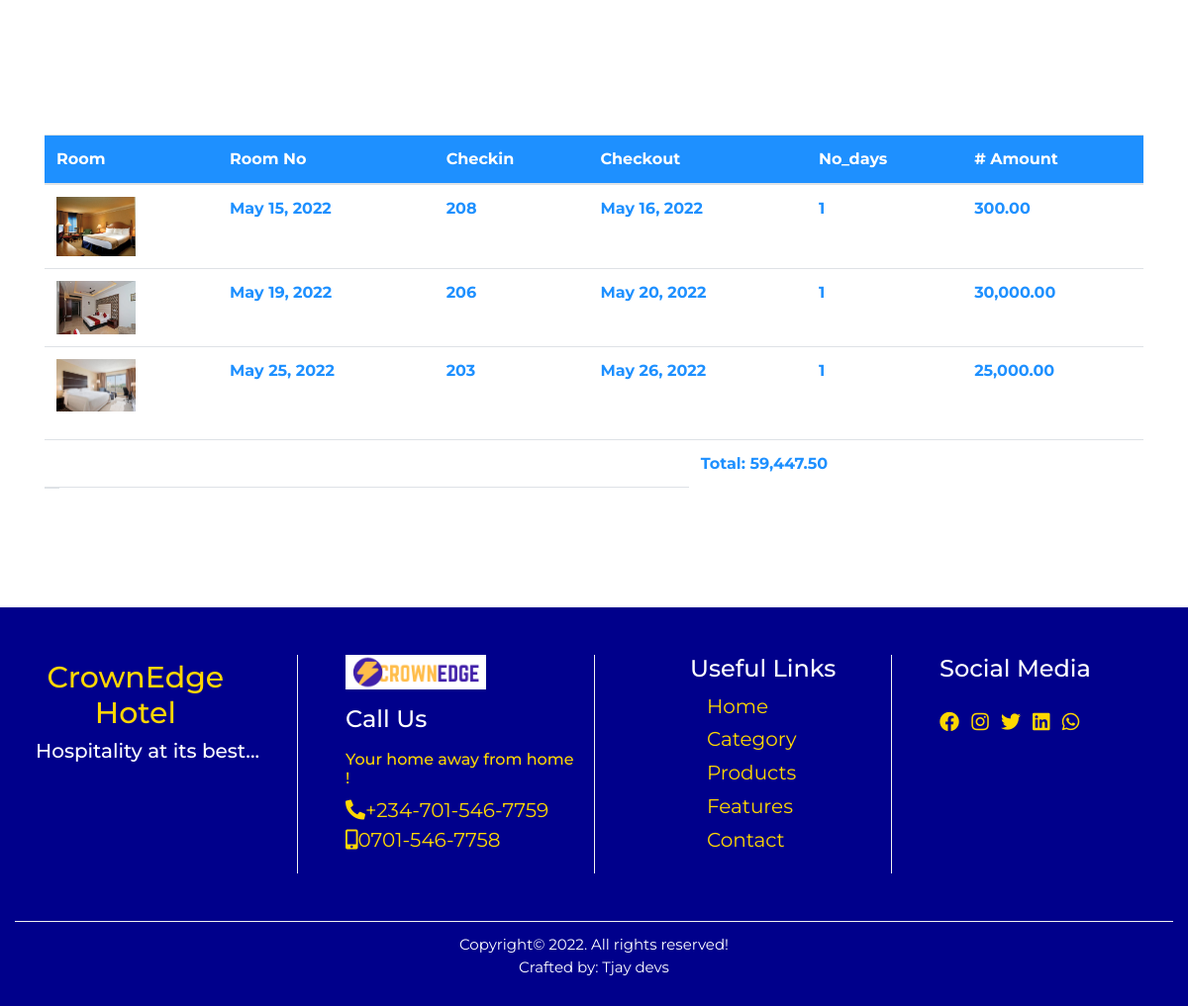
The page /callback/ (signed in, lower part) on the database as committed earlier.
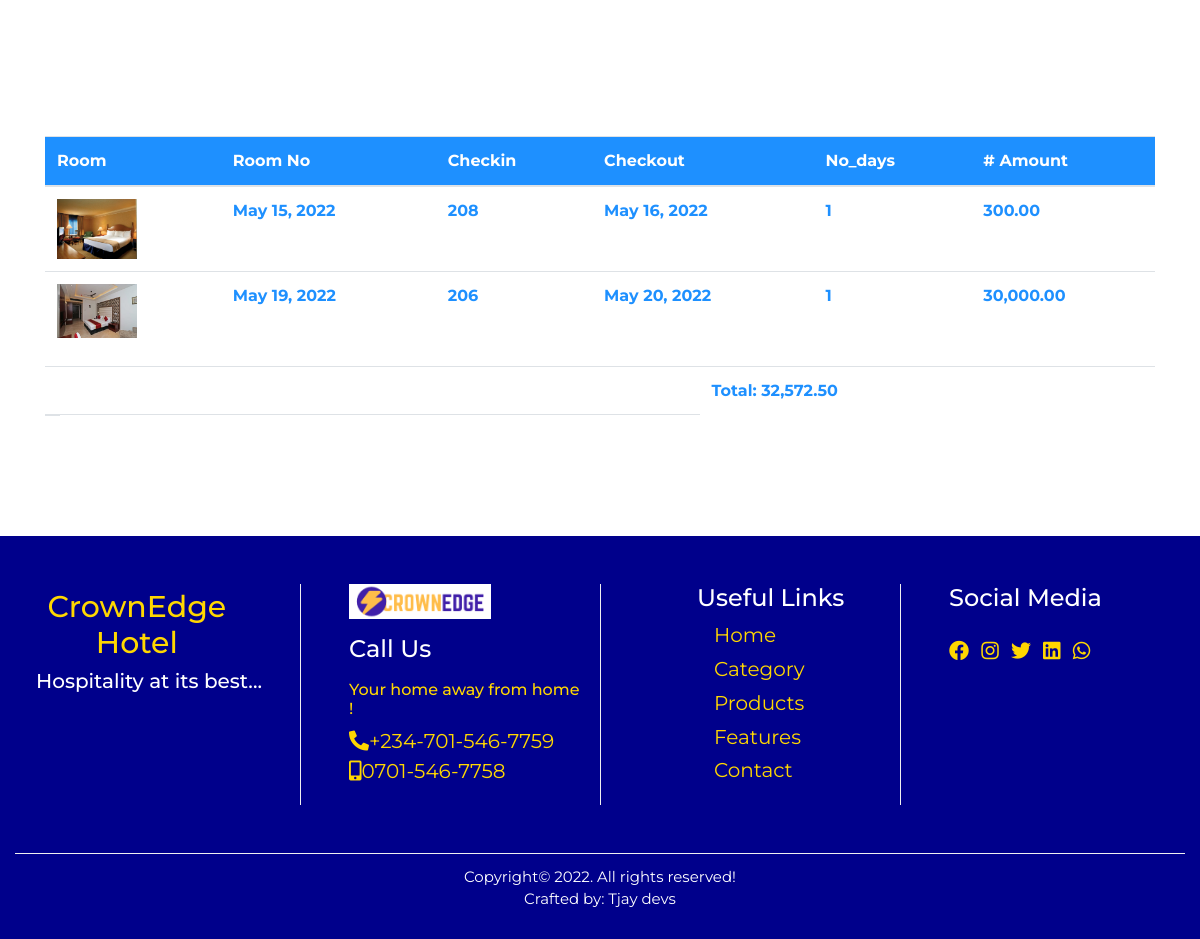
The same page on the database as committed later.
### booking/models.py (models this page shows, shortened)
class Booking(models.Model):
    user = models.ForeignKey(User,on_delete=models.CASCADE)
    room = models.ForeignKey(Room,on_delete=models.CASCADE)
    booking_code = models.CharField(max_length=50)
    checkin = models.DateField()
    checkout = models.DateField()
    no_days = models.IntegerField(blank=True,null=True)
    price = models.IntegerField(default=1)
    amount = models.IntegerField(blank=True,null=True)
    paid = models.BooleanField(default=False)
    available = models.BooleanField(default=True)
    booking_date = models.DateTimeField(auto_now=True)
    del_booking = models.DateTimeField(default=timezone.now)
    future = models.BooleanField(default=False)
    checkout_update = models.DateTimeField(auto_now=True)
    display = models.BooleanField(default=True)

### room/models.py (models this page shows, shortened)
class Room(models.Model):
    category = models.ForeignKey(Category,on_delete= models.CASCADE)
    tag = models.CharField(max_length=50)
    room_no = models.IntegerField()
    slug = models.SlugField(unique=True)
    room_img = models.ImageField(upload_to='room', blank=True, null=True)
    description = models.TextField()
    rate = models.IntegerField()
    amenity = models.CharField(max_length=100)
    standard_suite = models.BooleanField(default=False)
    luxury_suite = models.BooleanField(default=False)
    deluxe_suite = models.BooleanField(default=False)
    royal_suite = models.BooleanField(default=False)
    min_guest = models.IntegerField()
    max_guest = models.IntegerField()
    available = models.BooleanField(default=True)
    created_at = models.DateTimeField(auto_now_add=True)
    updated_at = models.DateTimeField(auto_now=True)
    class Meta:
        db_table = 'room'
        managed = True
        verbose_name = 'Room'
        verbose_name_plural = 'Room'

### home/views.py (the view)
# urls.py: path('callback/', views.callback, name='callback'),
def callback(request):
    profile = Profile.objects.get(user__username=request.user.username)
    total = Payment.objects.get(user__username = request.user.username)
    booking = Booking.objects.filter(user__username = request.user.username,paid=False)
    reserved = Booking.objects.filter(user__username = request.user.username,paid=True)
    for item in booking:
        item.paid = True
        item.available = False
        item.future = True
        item.display = True
        item.save()
        room = Room.objects.get(pk = item.room.id)
        room.available = False
        room.save()
    subtotal = 0
    vat = 0
    total = 0
    for item in reserved:
        subtotal += item.price * item.no_days
    vat = 0.075 * subtotal
    total = subtotal + vat
    context = {
        'profile':profile,
        'total':total,
        'reserved':reserved
    }
    return render(request,'callback.html',context)

### home/context_processor.py (called while the page is built)
def dropdown(request):
    categories = Category.objects.all()
    context = {
        'categories':categories
    }
    return context

def company(request):
    cprofile = CompanyProfile.objects.get(pk=1)
    context = {
        'cprofile':cprofile
    }
    return context

def cartcount(request):
    count = Booking.objects.filter(user__username= request.user.username,paid=False)
    itemcount = 0
    for item in count:
        itemcount += item.no_days
    context = {
        'itemcount':itemcount,
    }
    return context

### home/templatetags/sample_tags.py (called while the page is built)
@register.simple_tag
def intralink(main, link):
    return reverse(main) + '#' + link

### home/templates/callback.html (shortened to what this page needs)
{% extends "base.html" %}
{% load humanize %}
{% block content %}
<section>
    <div class="container">
        <div class="row callback">
          <div class="col-12 col-sm-12 col-md-5 col-lg-4">
            <div class="img-pcard">
            </div>
          </div>
          <div class="col-12 col-sm-12 col-md-5 col-lg-5">
          </div>
          <div class="col-12 col-sm-12 col-md-2 col-lg-3 mt-5">
          </div>
          <div class="container">
            <div class="table-responsive mt-4">
              <table class="cart table">
                <thead>
                  <tr>
                    <th scope="col">room</th>
                    <th scope="col">room no </th>
                    <th scope="col">checkin</th>
                    <th scope="col">checkout</th>
                    <th scope="col">no_days</th>
                    <th scope="col"># amount</th>
                  </tr>
                </thead>
                <tbody>
                  {% if reserved %}
                    {% for item in reserved %}
                      <tr>
                        <td><img src="{{item.room.room_img.url}}"></td>
                        <td>{{item.checkin}}</td>
                        <td>{{item.room.room_no}}</td>
                        <td>{{item.checkout}}</td>
                        <td>{{item.no_days}} </td>
                        <td>{{item.amount|floatformat:2|intcomma}}</td>
                    {% endfor %}
                  {% endif %}
                  </tr>
                </tbody>
              </table>
              <table class="cart table">
                <tbody>
                <tr>
                  <td class="row"></td>
                  <td></td>
                  <td></td>
                  <td></td>
                  <td></td>
                  <td></td>
                  <td></td>
                  <td></td>
                  <td></td>
                  <td></td>
                  <td>Total: {{total|floatformat:2|intcomma}}</td>
                </tr>
                <td class="row"></td>
                  <td></td>
                  <td></td>
                  <td></td>
                  <td></td>
                  <td></td>
                  <td></td>
                  <td></td>
                  <td></td>
                  <td></td>
              </tbody>
            </table>
            </div>
          </div>
        </div>
      </div>
    </section>
{% endblock content %}
{% block footer %} {% include 'footer.html' %} {% endblock footer %}

### home/templates/base.html (shortened to what this page needs)
<!doctype html>
{% load static %}
<html lang="en">
  <head>
    <link rel="stylesheet" href="https://use.fontawesome.com/releases/v5.15.4/css/all.css"/>
    <link rel="stylesheet" href="https://stackpath.bootstrapcdn.com/bootstrap/4.4.1/css/bootstrap.min.css">
    <link rel="stylesheet" href="{% static '' %}css/style.css">
  </head>
  <body>
    {% block content %}{% endblock content %}
    {% block footer %}{% endblock footer %}
  </body>
</html>

### home/templates/header.html (shortened to what this page needs)
{% load sample_tags %}

### home/templates/footer.html
<div class="footer">
    <div class="container-fluid footer2">
      <div class="row">
        <div class="col-12 col-sm-6 col-md-4 col-lg-3 foota-box">
          <h1>CrownEdge <span>Hotel</span></h1>
          <h4>Hospitality at its best...</h4>
        </div>
        <div class="col-12 col-sm-6 col-md-4 col-lg-3 foota-box2">
          <img src="/img/Crownedge.png" alt="">
          <h4 class="mt-3 mb-3">Call Us</h4>
          <h6>Your home away from home !</h6>
          <ul class="list-unstyled">
            <li><a href=""><i class="fas fa-phone-alt"></i></a><span>+234-701-546-7759</span></li>
            <li><a href=""><i class="fas fa-mobile-alt"></i></a><span>0701-546-7758</span></li>
          </ul>
        </div>
        <div class="col-12 col-sm-6 col-md-4 col-lg-3 foota-box3">
          <h4>Useful Links</h4>
          <ul class="list-unstyled">
            <li><a href="">Home</a></li>
            <li><a href="">Category</a></li>
            <li><a href="">Products</a></li>
            <li><a href="">Features</a></li>
            <li><a href="">Contact</a></li>
          </ul>
        </div>
        <div class="col-12 col-sm-6 col-md-12 col-lg-3 foota-box4">
          <h4 class="mb-4">Social Media</h4>
          <ul class="list-inline">
            <li class="list-inline-item"><a href=""><i class="fab fa-facebook"></i></a></li>
            <li class="list-inline-item"><a href=""><i class="fab fa-instagram"></i></a></li>
            <li class="list-inline-item"><a href=""><i class="fab fa-twitter"></i></a></li>
            <li class="list-inline-item"><a href=""><i class="fab fa-linkedin"></i></a></li>
            <li class="list-inline-item"><a href=""><i class="fab fa-whatsapp"></i></a></li>
          </ul>
        </div>
      </div>
      <div class="footer3">
        <p> Copyright&copy; 2022. All rights reserved! <br> Crafted by: Tjay devs</p>
      </div>
    </div>
  </div>

### home/static/css/style.css (style rules this page uses)
* { margin: 0px; padding: 0px; box-sizing: border-box; }
body { font-family: 'Montserrat', sans-serif; }
html { scroll-behavior: smooth; }
h1 { color: gold; }
.container-fluid h1 { text-align: center; margin-top: 2%; }
.footer { background: darkblue; }
.footer h1 { color: gold; margin-right: 19%; }
.footer h4 { color: white; }
.footer h6 { color: gold; }
.foota-box { padding-left: 3%; }
.foota-box h1 { font-size: 30px; }
.foota-box h4 { font-size: 20px; }
.foota-box2 img { width: 60%; }
.foota-box2 .list-unstyled li a { color: gold; font-size: 20px; }
.foota-box2 .list-unstyled li span { color: gold; font-size: 20px; }
.foota-box3 li { padding-bottom: 2%; margin-left: 9%; }
.foota-box3 a { color: gold; font-size: 20px; }
.foota-box4 a { color: gold; font-size: 20px; }
.foota-box4 li { transition: transform .5sec; }
.foota-box, .foota-box2, .foota-box3, .foota-box4 { margin: 4% 0; }
.foota-box2, .foota-box3, .foota-box4 { border-left: 1px solid #f0f0f0; padding-left: 4%; }
.foota-box3 { padding-left: 8%; }
.footer3 { text-align: center; color: white; font-size: 15px; padding: 1% 0; border-top: .5px solid #f0f0f0; }
.cart { width: 100%; padding-left: 5%; padding-right: 4%; }
.cart thead { background: dodgerblue; color: white; text-transform: capitalize; }
.cart td { color: dodgerblue; text-transform: capitalize; font-weight: 700; }
.cart img { width: 80px; }
.img-pcard { width: 60%; height: 60vh; padding-left: 7%; }
.callback { margin-bottom: 5%; }

Rows that differ between the two databases and show on the page:
removed Booking: room.room_img (picture), checkin "May 25, 2022", room.room_no "203", checkout "May 26, 2022", no_days "1", amount "25,000.00"
Other text that changed with them:
{{ total|floatformat:2|intcomma }}: "59,447.50" → "32,572.50"
